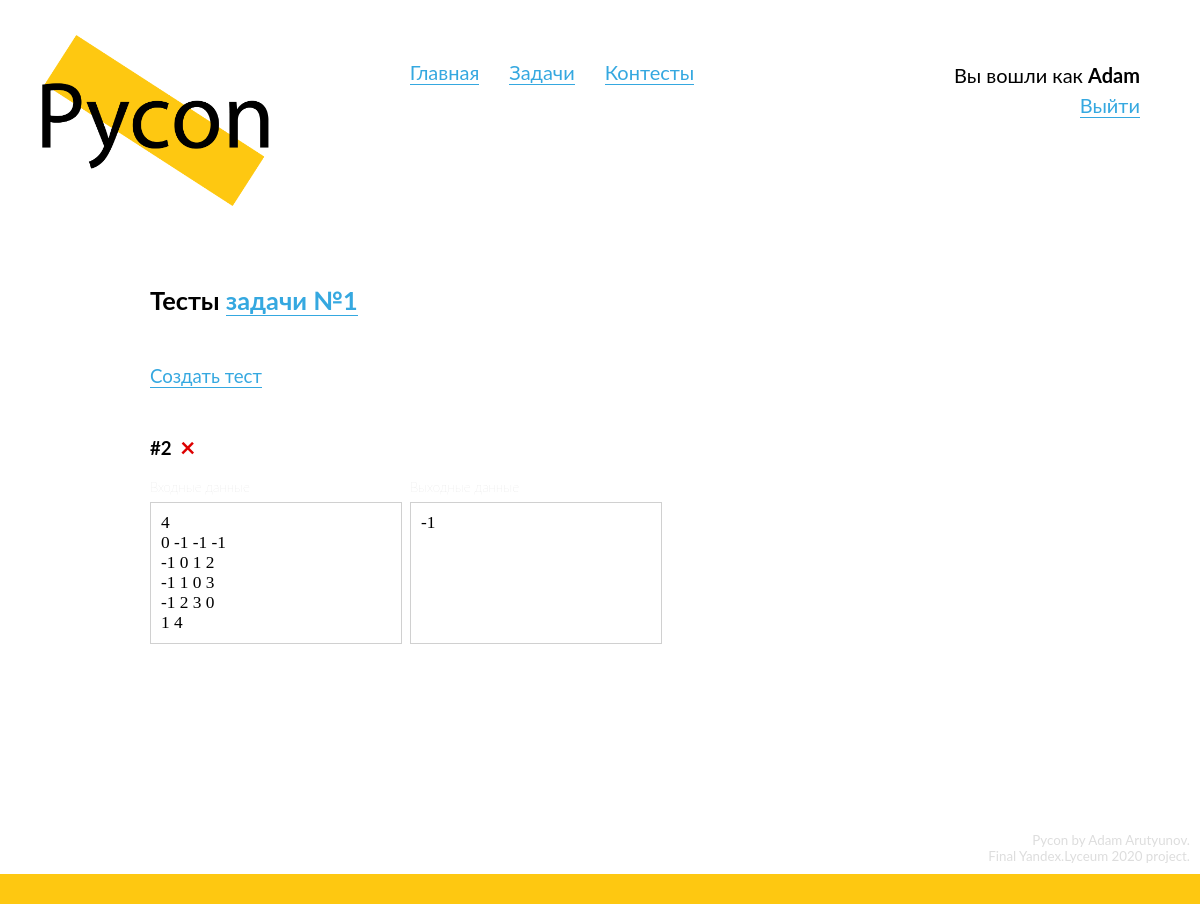
Screenshot of /problems/1/tests (signed in) with the database file from the repository.
### data/models/user.py (models this page shows, shortened)
class User(SqlAlchemyBase, UserMixin, SerializerMixin):
    __tablename__ = 'users'
    id = Column(Integer, primary_key=True, autoincrement=True)
    login = Column(String, nullable=True)
    email = Column(String, index=True, unique=True, nullable=False)
    hashed_password = Column(String, nullable=True)
    role = Column(Integer, default=0)
    submissions = orm.relation("Submission", back_populates='submitter')
    problems = orm.relation('UserToProblem', back_populates='user')
    contests = orm.relation('UserToContest', back_populates='user')
    def is_admin(self):
        if self.role == 1:
            return True
        return False

### data/models/problem.py (models this page shows, shortened)
class Problem(SqlAlchemyBase, SerializerMixin):
    __tablename__ = 'problems'
    id = Column(Integer, primary_key=True, autoincrement=True)
    name = Column(String, nullable=True)
    situation = Column(String, nullable=False)
    input_data = Column(String, nullable=True)
    output_data = Column(String, nullable=True)
    tests = orm.relation("Test", back_populates='problem')
    time_limit = Column(Integer, nullable=True)
    memory_limit = Column(Integer, nullable=True)

### data/models/test.py (models this page shows)
class Test(SqlAlchemyBase, SerializerMixin):
    __tablename__ = 'tests'
    id = Column(Integer, primary_key=True, autoincrement=True)
    number = Column(Integer, nullable=False)
    input_data = Column(String, nullable=True)
    output_data = Column(String, nullable=True)
    example = Column(Boolean, nullable=False)
    problem_id = Column(Integer, ForeignKey('problems.id'))
    problem = orm.relation("Problem")

### Pycon.py (the view)
@app.route('/problems/<int:problem_id>/tests')
@login_required
@admin_required
def problem_tests(problem_id):
    session = db_session.create_session()
    problem = session.query(Problem).get(problem_id)
    if not problem:
        abort(404)
    return render_template('problem_tests.html', title=f"Тесты проблемы №{problem_id}",
                           problem=problem)

### Pycon.py (called while the page is built)
def admin_required(func):
    @wraps(func)
    def new_func(*args, **kwargs):
        if current_user.is_admin():
            return func(*args, **kwargs)
        abort(403)
    return new_func

@login_manager.user_loader
def load_user(user_id):
    session = db_session.create_session()
    return session.query(User).get(user_id)

### data/db_session.py (called while the page is built)
def create_session() -> Session:
    global __scoped_session
    return __scoped_session

### templates/problem_tests.html (shortened to what this page needs)
{% extends "base.html" %}
{% block content %}
  <div class="content-header" id="problem-header">
    <h3>
      Тесты <a href="/problems/{{ problem.id }}">задачи №{{ problem.id }}</a>
    </h3>
  </div>
  <div class="content-block">
    <a href="/problems/{{ problem.id }}/create_test">
      Создать тест
    </a>
  </div>
  {% if problem.tests %}
    <div class="content-block" id="tests">
      {% for test in problem.tests %}
        <h4>
          #{{ test.number }}
          <a class="alert-danger delete-test-button" href="/problems/{{ problem.id }}/tests/{{ test.id }}/delete">
            ×
          </a>
        </h4>
        <div class="example">
          <div class="example-input">
            <span class="small-grey-label">
            </span>
            <div class="data-box">
              {{ test.input_data|replace('\n', '<br>')|safe }}
            </div>
          </div>
          <div class="example-output">
            <span class="small-grey-label">
            </span>
            <div class="data-box">
              {{ test.output_data|replace('\n', '<br>')|safe }}
            </div>
          </div>
        </div>
      {% endfor %}
    </div>
  {% endif %}
{% endblock %}

### templates/base.html (shortened to what this page needs)
<!doctype html>
<html lang="en">
  <head>
      <link rel="stylesheet" type="text/css" href="/static/css/style.css">
      <link href="/static/css/codemirror.css" rel="stylesheet">
  </head>
<body>
  <header>
      <a href="/" style="border: none;">
        <div id="logo">
          <img src="/static/img/logo.png">
        </div>
      </a>
      <div id="header-links">
      </div>
      <div id="login-block">
        {% if current_user.is_authenticated %}
          Вы вошли как <b>{{ current_user.login }}</b><br>
        {% else %}
          <script>
            document.write(`<a href="/login?next=${path}">Войти</a><br>`)
          </script>
          <a href="/register">Зарегистрироваться</a>
        {% endif %}
      </div>
  </header>
  <main role="main" id="main">
      {% block content %}{% endblock %}
  </main>
  <footer>
    <div id="credits">
      Pycon by Adam Arutyunov.<br>
      Final Yandex.Lyceum 2020 project.<br>
    </div>
    <div id="footer-div"></div>
  </footer>
</body>
</html>

### static/css/style.css (style rules this page uses)
* { margin: 0; padding: 0; position: relative; }
html { height: 100%; }
:root { --primary-color: #FEC811; --light-grey: #D0D0D0; --very-light-grey: #ECECEC; }
body { position: relative; font-family: "Lato"; font-size: 14pt; min-height: 100%; }
img { width: 100%; }
footer { position: absolute; bottom: 0; width: 100%; }
a { text-decoration: none; color: #35A8E0; border-bottom: 1px solid #35A8E0; }
a.alert-danger { border-color: #DD0000; }
h3 { font-weight: bold; margin-bottom: 10px; font-size: 19pt; }
.content-block { margin-top: 25px; margin-bottom: 50px; }
.content-header { margin-bottom: 50px; }
.small-grey-label { font-size: 10pt; font-weight: 100; color: var(--light-grey); }
.example { display: flex; flex-wrap: wrap; margin-bottom: 40px; margin-top: 20px; }
.example-input, .example-output { display: flex; flex-direction: column; width: 230px; margin-right: 30px; margin-bottom: 10px; vertical-align: top; }
.data-box { width: 100%; height: 100%; font-family: "Consolas"; border: 1.5px solid var(--light-grey); font-size: 13pt; padding: 10px; margin-top: 7px; }
.alert-danger { color: #DD0000; }
.delete-test-button { border: none; position: absolute; top: -5.5px; left: 30px; font-size: 20pt; }
#login-block { display: inline-block; vertical-align: top; margin-top: 60px; float: right; margin-right: 60px; text-align: right; font-size: 15pt; line-height: 1.5; }
#footer-div { height: 30px; background-color: var(--primary-color); }
#credits { font-size: 10pt; color: #DDD; margin: 10px; text-align: right; }
#logo { width: 20%; margin-left: 35px; margin-top: 35px; display: inline-block; }
#main { margin-top: 75px; margin-left: 150px; width: 65%; min-width: 600px; padding-bottom: 200px; }
#header-links { display: inline-block; margin-left: 130px; margin-top: 60px; vertical-align: top; font-size: 15pt; }

### rows the page displays
User: login "Adam"
Problem: id "1"
Test: number "2", input_data "4 0 -1 -1 -1 -1 0 1 2 -1 1 0 3 -1 2 3 0 1 4", output_data "-1"
